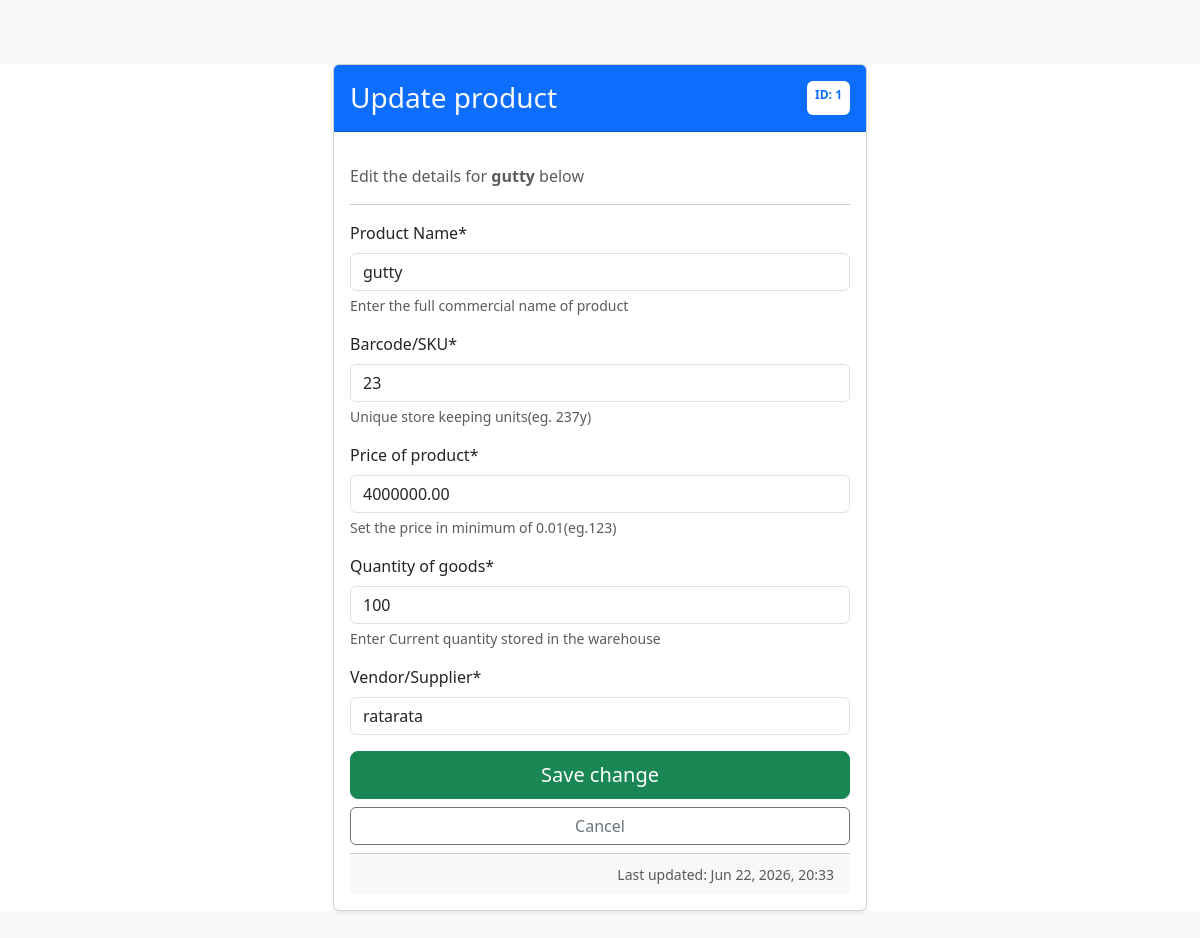
The page /update/1/ (signed in) on the database its author committed.
### invApp/models.py (models this page shows, shortened)
class Product(models.Model):
    user = models.ForeignKey(
        settings.AUTH_USER_MODEL,
        on_delete= models.CASCADE,
        related_name= 'products'
    )
    product_id = models.BigAutoField(
        primary_key= True,
        help_text= 'Unique identifier product ID'
    )
    name = models.CharField(
        max_length= 100,
        verbose_name= 'Product',
        help_text= 'Enter the full commercial name of product'
    )
    sku = models.CharField(
        max_length= 50,
        verbose_name= 'SKU',
        help_text= 'Unique store keeping units(eg. 237y)'
    )
    price = models.DecimalField(
        decimal_places= 2,
        max_digits= 10,
        validators= [MinValueValidator(0.01)],
        help_text= 'Set the price in minimum of 0.01(eg.123)'
    )
    quantity = models.PositiveIntegerField(
        help_text= 'Enter Current quantity stored in the warehouse'
    )
    supplier = models.CharField(
        max_length= 100,
        verbose_name= 'Enter the primary vendor name'
    )
    created_at = models.DateTimeField(auto_now_add=True)
    updated_at = models.DateTimeField(auto_now=True)
    class Meta:
        ordering = ['-updated_at']
        verbose_name_plural = 'Products'
        constraints = [
            models.UniqueConstraint(fields=['user', 'sku'], name= 'unique_user_sku')
        ]

### invApp/views.py (the view)
# urls.py: path("update/<int:product_id>/", views.product_update_view, name='product_update'),
@login_required
def product_update_view(request, product_id):
    product = get_object_or_404(Product, product_id=product_id, user=request.user)
    if request.method == 'POST':
        form = ProductUserForm(request.POST, instance=product)
        if form.is_valid():
            form.save()
            messages.success(request, f"👍{product.name} has been updated successfully")
            return redirect('product_list')
        else:
            messages.error(request, "Failed Update due to incorrect Id")
    else:
        form = ProductUserForm(instance=product)
    return render(request, 'accounts/product_update.html', {'form': form,  'product': product   })

### invApp/forms.py
class ProductUserForm(forms.ModelForm):
    class Meta:
        model = Product
        fields = ['name', 'sku', 'price', 'quantity', 'supplier']
        labels = {
            'name': 'Product Name',
            'sku':  'Barcode/SKU',
            'price':  'Price of product',
            'quantity': 'Quantity of goods',
            'supplier':  'Vendor/Supplier'
        }
    widgets = {
        'name':  forms.TextInput,
        'sku':   forms.TextInput,
        'price':  forms.NumberInput,
        'quantity': forms.NumberInput,
        'supplier':  forms.TextInput
    }

### invApp/templates/accounts/product_update.html (shortened to what this page needs)
{% extends 'layout.html' %}
{% load crispy_forms_tags %}
{% block content %}
<div class="container mt-2">
    <div class="row justify-content-center">
        <div class="col-md-8 col-lg-6">
            <div class="card border-1 shadow-sm ">
                <div class="card-header d-flex justify-content-between align-item-center py-3 bg-primary ">
                    <h2 class="h3 text-light mb-0">
                        Update product
                    </h2>
                    <span class="badge text-primary bg-white p-2"> ID: {{ product.product_id}} </span>
                </div>
                <div class="card-body mt-3">
                    <p class="text-muted mb-0">
                        Edit the details for <strong>{{ product.name }}</strong> below
                    </p>
                    <hr>
                    <form method="post" action="{% url 'product_update' product.product_id %}" novalidate>
                        {{ form|crispy }}
                        <div class="d-grid gap-2 mb-2">
                            <button type="submit" class="btn btn-success btn-lg">
                                Save change
                            </button>
                            <a href="{% url 'product_list' %}" class="btn btn-outline-secondary">
                                Cancel
                            </a>
                        </div>
                    </form>
                    <div class="card-footer text-end ">
                        <small class="text-muted ">Last updated: {{ product.updated_at|date:"M d, Y, H:i" }} </small>
                    </div>
                </div>
            </div>
        </div>
    </div>
</div>
{% endblock %}

### invApp/templates/layout.html (style rules this page uses)
:root { min-height: 100vh; background-color: #f8f9fa; padding-top: 56px; padding-bottom: 56px; }

### rows shown on the page
Product: product_id "1", name "gutty", sku "23", price "4000000.00", quantity "100", supplier "ratarata", updated_at "Jun 22, 2026, 20:33"
